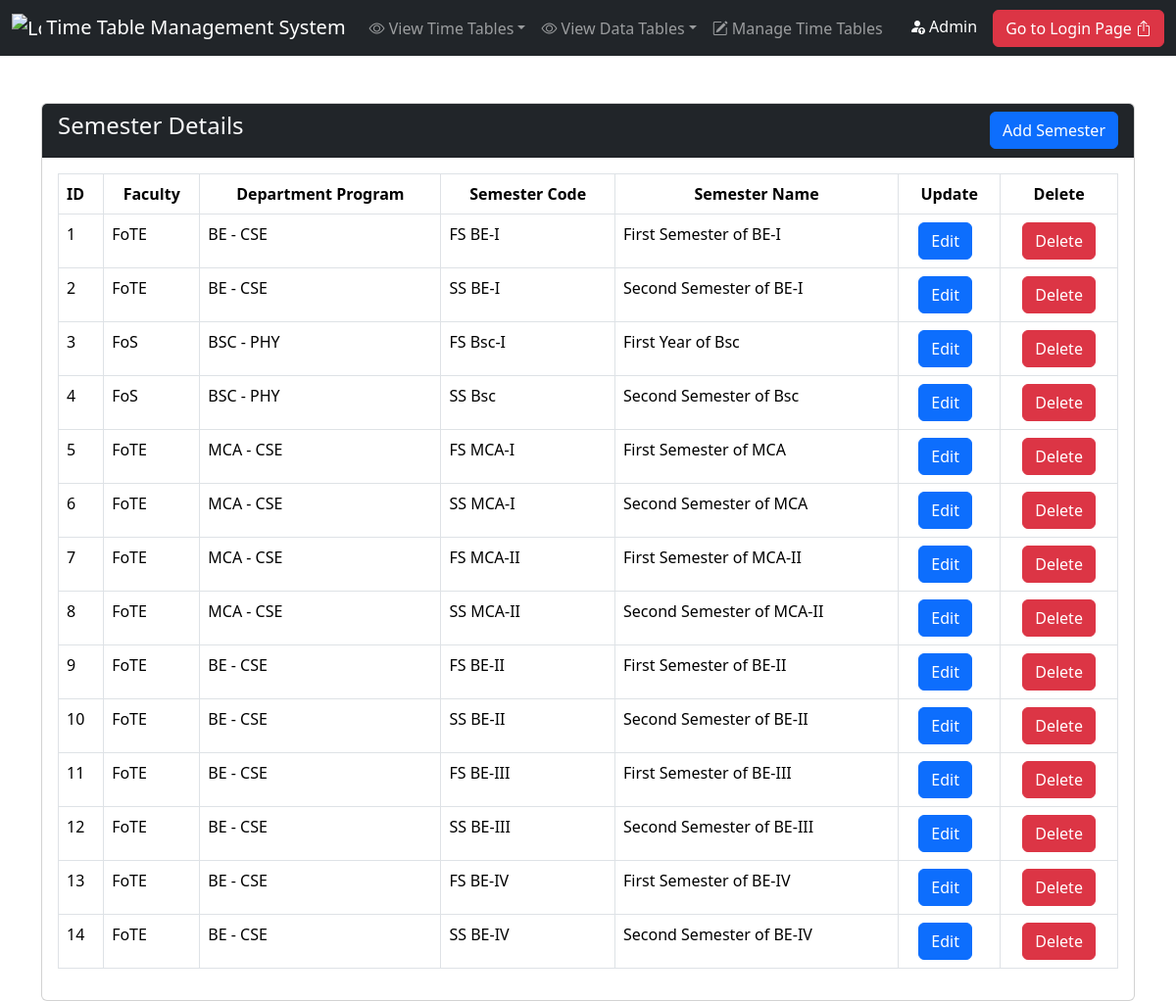
Page /semester/semester-details.php on the committed database.
### tables this page shows
CREATE TABLE `semester` (
  `Semester_Id` int(11) NOT NULL,
  `Semester_Code` varchar(50) NOT NULL,
  `Semester_Name` varchar(100) NOT NULL,
  `Program_Id` int(11) NOT NULL
);

CREATE TABLE `faculty` (
  `faculty_id` int(11) NOT NULL,
  `faculty_name` varchar(100) NOT NULL,
  `faculty_Code` varchar(50) NOT NULL
);

### semester/semester-details.php (the view, shortened to what this page needs)
<?php include("../includes/connect.php") ?>
<?php include("../includes/header.php") ?>
<div class="container">
    <div class="row">
        <div class="col-md-12 mt-5">
            <div class="card ">
                <div class="card-header d-flex justify-content-between bg-dark text-light">
                    <h4>Semester Details</h4>
                    <a href="semester-add.php" class="btn btn-primary">Add Semester</a>
                </div>
                <div class="card-body">
                    <table class="table table-bordered" id="myTable">
                        <thead>
                            <tr>
                                <th scope="col">ID</th>
                                <th scope="col" class="text-center">Faculty</th>
                                <th scope="col" class="text-center">Department Program</th>
                                <th scope="col" class="text-center">Semester Code</th>
                                <th scope="col" class="text-center">Semester Name</th>
                                <th scope="col" class="text-center">Update</th>
                                <th scope="col" class="text-center">Delete</th>
                            </tr>
                        </thead>
                        <tbody>
                            <?php
                            $sno = 1;
                            $sql = " SELECT s.Semester_Id, s.Semester_Code, s.Semester_Name,
                                    CONCAT(p.Program_Code, ' - ', d.Department_Code) AS Program_Department_Code,
                                    f.Faculty_Code
                                    FROM Semester s
                                    JOIN Program p ON s.Program_Id = p.Program_Id
                                    JOIN Department d ON p.Department_Id = d.Department_Id
                                    JOIN Faculty f ON d.Faculty_Id = f.Faculty_Id;
                                    ";
                            $result = mysqli_query($conn, $sql);
                            $num = mysqli_num_rows($result);
                            if ($num > 0) {
                                while ($num > 0) {
                                    $row = mysqli_fetch_assoc($result)
                            ?>
                                    <tr>
                                        <td><?php echo $sno ?></td>
                                        <td><?php echo $row['Faculty_Code'] ?></td>
                                        <td><?php echo $row['Program_Department_Code'] ?></td>
                                        <td><?php echo $row['Semester_Code'] ?></td>
                                        <td><?php echo $row['Semester_Name'] ?></td>
                                        <td class="text-center">
                                            <a href="semester-edit.php?semester_id=<?php echo $row['Semester_Id'] ?>" class="btn btn-primary edit me-2">Edit</a>
                                        </td>
                                        <td class="text-center">
                                            <a href="javascript:void(0);" class="semester-delete-btn btn btn-danger">Delete</a>
                                        </td>
                                    </tr>
                            <?php
                                    $num = $num - 1;
                                    $sno = $sno + 1;
                                }
                            } else {
                                echo '<tr><td colspan="4">No data found</td></tr>';
                            }
                            ?>
                        </tbody>
                    </table>
                </div>
            </div>
        </div>
    </div>
</div>
<?php include("../includes/footer.php") ?>

### rows in the picture
semester: faculty.faculty_Code "FoTE", Program_Department_Code "BE - CSE", Semester_Code "FS BE-I", Semester_Name "First Semester of BE-I"
semester: faculty.faculty_Code "FoTE", Program_Department_Code "BE - CSE", Semester_Code "SS BE-I", Semester_Name "Second Semester of BE-I"
semester: faculty.faculty_Code "FoS", Program_Department_Code "BSC - PHY", Semester_Code "FS Bsc-I", Semester_Name "First Year of Bsc"
semester: faculty.faculty_Code "FoS", Program_Department_Code "BSC - PHY", Semester_Code "SS Bsc", Semester_Name "Second Semester of Bsc"
semester: faculty.faculty_Code "FoTE", Program_Department_Code "MCA - CSE", Semester_Code "FS MCA-I", Semester_Name "First Semester of MCA"
semester: faculty.faculty_Code "FoTE", Program_Department_Code "MCA - CSE", Semester_Code "SS MCA-I", Semester_Name "Second Semester of MCA"
semester: faculty.faculty_Code "FoTE", Program_Department_Code "MCA - CSE", Semester_Code "FS MCA-II", Semester_Name "First Semester of MCA-II"
semester: faculty.faculty_Code "FoTE", Program_Department_Code "MCA - CSE", Semester_Code "SS MCA-II", Semester_Name "Second Semester of MCA-II"
semester: faculty.faculty_Code "FoTE", Program_Department_Code "BE - CSE", Semester_Code "FS BE-II", Semester_Name "First Semester of BE-II"
semester: faculty.faculty_Code "FoTE", Program_Department_Code "BE - CSE", Semester_Code "SS BE-II", Semester_Name "Second Semester of BE-II"
semester: faculty.faculty_Code "FoTE", Program_Department_Code "BE - CSE", Semester_Code "FS BE-III", Semester_Name "First Semester of BE-III"
semester: faculty.faculty_Code "FoTE", Program_Department_Code "BE - CSE", Semester_Code "SS BE-III", Semester_Name "Second Semester of BE-III"
semester: faculty.faculty_Code "FoTE", Program_Department_Code "BE - CSE", Semester_Code "FS BE-IV", Semester_Name "First Semester of BE-IV"
semester: faculty.faculty_Code "FoTE", Program_Department_Code "BE - CSE", Semester_Code "SS BE-IV", Semester_Name "Second Semester of BE-IV"
